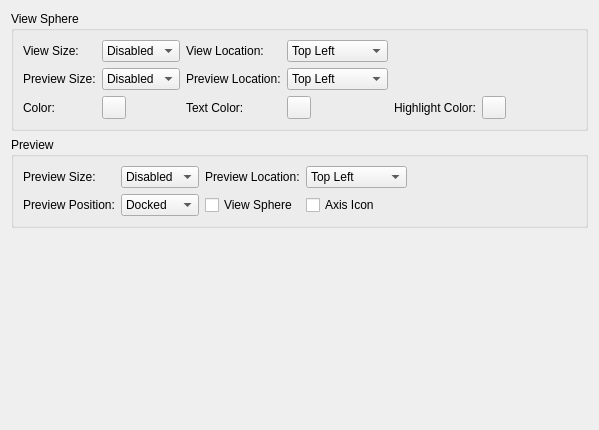
         <widget class="QWidget" name="tab_4">
          <attribute name="title">
           <string>View Sphere, Preview</string>
          </attribute>
          <layout class="QVBoxLayout" name="verticalLayout_15">
           <item>
            <widget class="QGroupBox" name="ViewSphereGroup">
             <property name="sizePolicy">
              <sizepolicy hsizetype="Preferred" vsizetype="Preferred">
               <horstretch>0</horstretch>
               <verstretch>0</verstretch>
              </sizepolicy>
             </property>
             <property name="title">
              <string>View Sphere</string>
             </property>
             <layout class="QGridLayout" name="gridLayout_8">
              <item row="0" column="2">
               <widget class="QLabel" name="label_19">
                <property name="text">
                 <string>View Location:</string>
                </property>
               </widget>
              </item>
              <item row="2" column="1">
               <widget class="QToolButton" name="ViewSphereColorButton">
                <property name="toolTip">
                 <string>Select View Sphere colour</string>
                </property>
                <property name="text">
                 <string/>
                </property>
               </widget>
              </item>
              <item row="2" column="2">
               <widget class="QLabel" name="label_17">
                <property name="text">
                 <string>Text Color:</string>
                </property>
               </widget>
              </item>
              <item row="1" column="3">
               <widget class="QComboBox" name="PreviewViewSphereLocationCombo">
                <item>
                 <property name="text">
                  <string>Top Left</string>
                 </property>
                </item>
                <item>
                 <property name="text">
                  <string>Top Right</string>
                 </property>
                </item>
                <item>
                 <property name="text">
                  <string>Bottom Left</string>
                 </property>
                </item>
                <item>
                 <property name="text">
                  <string>Bottom Right</string>
                 </property>
                </item>
               </widget>
              </item>
              <item row="2" column="5">
               <widget class="QToolButton" name="ViewSphereHighlightColorButton">
                <property name="toolTip">
                 <string>Select View Sphere highlight colour</string>
                </property>
                <property name="text">
                 <string/>
                </property>
               </widget>
              </item>
              <item row="0" column="3">
               <widget class="QComboBox" name="ViewSphereLocationCombo">
                <property name="toolTip">
                 <string>Set View Sphere location</string>
                </property>
                <item>
                 <property name="text">
                  <string>Top Left</string>
                 </property>
                </item>
                <item>
                 <property name="text">
                  <string>Top Right</string>
                 </property>
                </item>
                <item>
                 <property name="text">
                  <string>Bottom Left</string>
                 </property>
                </item>
                <item>
                 <property name="text">
                  <string>Bottom Right</string>
                 </property>
                </item>
               </widget>
              </item>
              <item row="1" column="1">
               <widget class="QComboBox" name="PreviewViewSphereSizeCombo">
                <item>
                 <property name="text">
                  <string>Disabled</string>
                 </property>
                </item>
                <item>
                 <property name="text">
                  <string>Small</string>
                 </property>
                </item>
                <item>
                 <property name="text">
                  <string>Medium</string>
                 </property>
                </item>
                <item>
                 <property name="text">
                  <string>Large</string>
                 </property>
                </item>
               </widget>
              </item>
              <item row="2" column="3">
               <widget class="QToolButton" name="ViewSphereTextColorButton">
                <property name="toolTip">
                 <string>Select View Sphere text colour</string>
                </property>
                <property name="text">
                 <string/>
                </property>
               </widget>
              </item>
              <item row="0" column="0">
               <widget class="QLabel" name="label_8">
                <property name="toolTip">
                 <string/>
                </property>
                <property name="text">
                 <string>View Size:</string>
                </property>
               </widget>
              </item>
              <item row="1" column="0">
               <widget class="QLabel" name="label_2">
                <property name="text">
                 <string>Preview Size:</string>
                </property>
               </widget>
              </item>
              <item row="2" column="0">
               <widget class="QLabel" name="label_14">
                <property name="text">
                 <string>Color:</string>
                </property>
               </widget>
              </item>
              <item row="0" column="6">
               <spacer name="horizontalSpacer_10">
                <property name="orientation">
                 <enum>Qt::Horizontal</enum>
                </property>
                <property name="sizeHint" stdset="0">
                 <size>
                  <width>70</width>
                  <height>20</height>
                 </size>
                </property>
               </spacer>
              </item>
              <item row="0" column="1">
               <widget class="QComboBox" name="ViewSphereSizeCombo">
                <property name="toolTip">
                 <string>Set View Sphere size</string>
                </property>
                <item>
                 <property name="text">
                  <string>Disabled</string>
                 </property>
                </item>
                <item>
                 <property name="text">
                  <string>Small</string>
                 </property>
                </item>
                <item>
                 <property name="text">
                  <string>Medium</string>
                 </property>
                </item>
                <item>
                 <property name="text">
                  <string>Large</string>
                 </property>
                </item>
               </widget>
              </item>
              <item row="1" column="2">
               <widget class="QLabel" name="label_6">
                <property name="text">
                 <string>Preview Location:</string>
                </property>
               </widget>
              </item>
              <item row="2" column="4">
               <widget class="QLabel" name="label_18">
                <property name="text">
                 <string>Highlight Color:</string>
                </property>
               </widget>
              </item>
             </layout>
            </widget>
           </item>
           <item>
            <widget class="QGroupBox" name="PreviewGroup">
             <property name="title">
              <string>Preview</string>
             </property>
             <layout class="QGridLayout" name="gridLayout_2">
              <item row="0" column="3">
               <widget class="QLabel" name="label_32">
                <property name="text">
                 <string>Preview Location:</string>
                </property>
               </widget>
              </item>
              <item row="0" column="4">
               <widget class="QComboBox" name="PreviewLocationCombo">
                <item>
                 <property name="text">
                  <string>Top Left</string>
                 </property>
                </item>
                <item>
                 <property name="text">
                  <string>Top Right</string>
                 </property>
                </item>
                <item>
                 <property name="text">
                  <string>Bottom Left</string>
                 </property>
                </item>
                <item>
                 <property name="text">
                  <string>Bottom Right</string>
                 </property>
                </item>
               </widget>
              </item>
              <item row="0" column="5">
               <spacer name="horizontalSpacer_12">
                <property name="orientation">
                 <enum>Qt::Horizontal</enum>
                </property>
                <property name="sizeHint" stdset="0">
                 <size>
                  <width>40</width>
                  <height>20</height>
                 </size>
                </property>
               </spacer>
              </item>
              <item row="1" column="0" colspan="2">
               <widget class="QLabel" name="label_33">
                <property name="text">
                 <string>Preview Position:</string>
                </property>
               </widget>
              </item>
              <item row="1" column="2">
               <widget class="QComboBox" name="PreviewPositionCombo">
                <item>
                 <property name="text">
                  <string>Docked</string>
                 </property>
                </item>
                <item>
                 <property name="text">
                  <string>Floating</string>
                 </property>
                </item>
               </widget>
              </item>
              <item row="0" column="2">
               <widget class="QComboBox" name="PreviewSizeCombo">
                <item>
                 <property name="text">
                  <string>Disabled</string>
                 </property>
                </item>
                <item>
                 <property name="text">
                  <string>Small</string>
                 </property>
                </item>
                <item>
                 <property name="text">
                  <string>Large</string>
                 </property>
                </item>
               </widget>
              </item>
              <item row="0" column="0" colspan="2">
               <widget class="QLabel" name="label_31">
                <property name="text">
                 <string>Preview Size:</string>
                </property>
               </widget>
              </item>
              <item row="1" column="3">
               <widget class="QCheckBox" name="PreviewViewSphereCheckBox">
                <property name="text">
                 <string>View Sphere</string>
                </property>
               </widget>
              </item>
              <item row="1" column="4">
               <widget class="QCheckBox" name="PreviewAxisIconCheckBox">
                <property name="text">
                 <string>Axis Icon</string>
                </property>
               </widget>
              </item>
             </layout>
            </widget>
           </item>
           <item>
            <spacer name="verticalSpacer_4">
             <property name="orientation">
              <enum>Qt::Vertical</enum>
             </property>
             <property name="sizeHint" stdset="0">
              <size>
               <width>20</width>
               <height>191</height>
              </size>
             </property>
            </spacer>
           </item>
          </layout>
         </widget>
